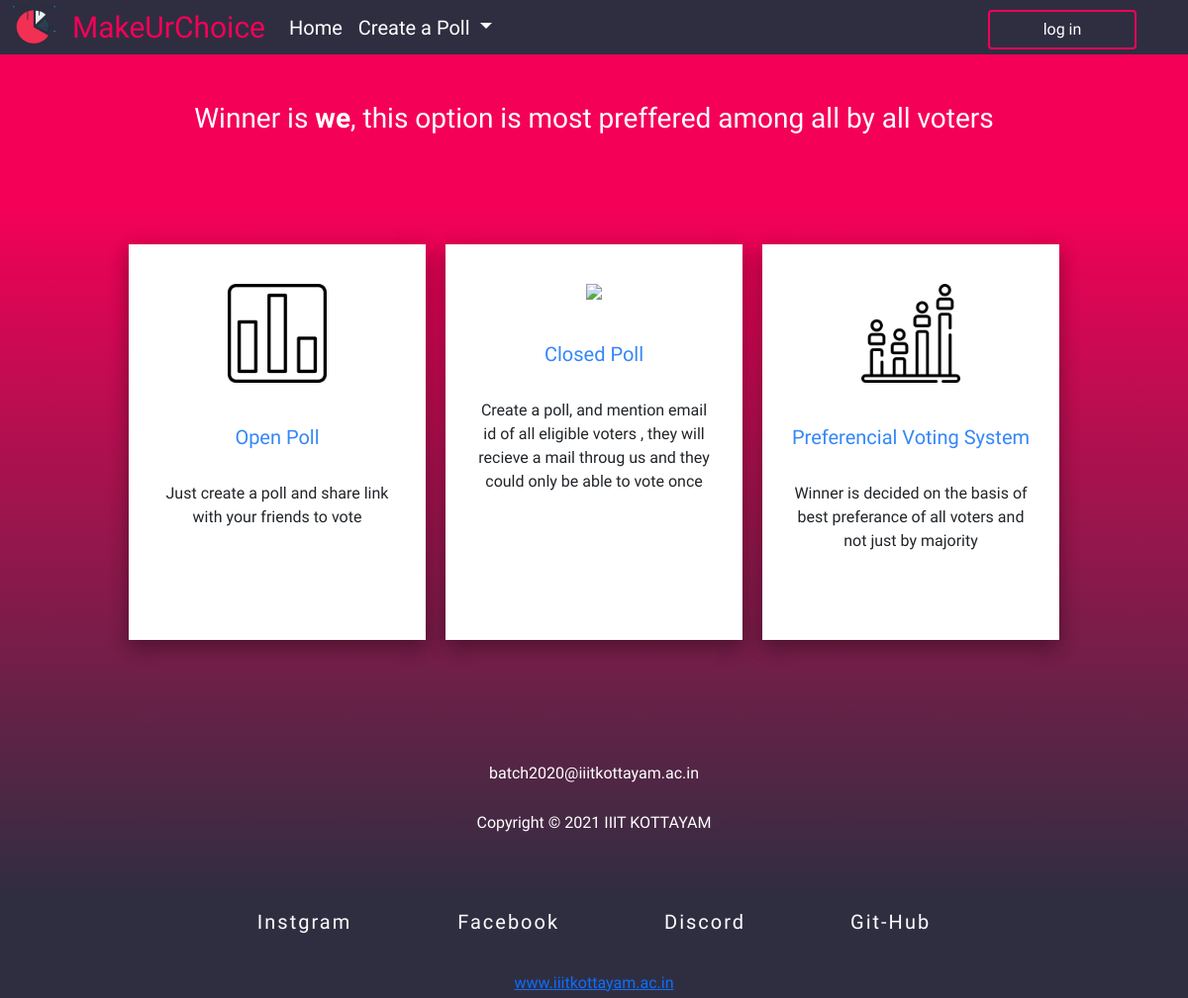
Page /pollResult/33/ on the earlier database version.
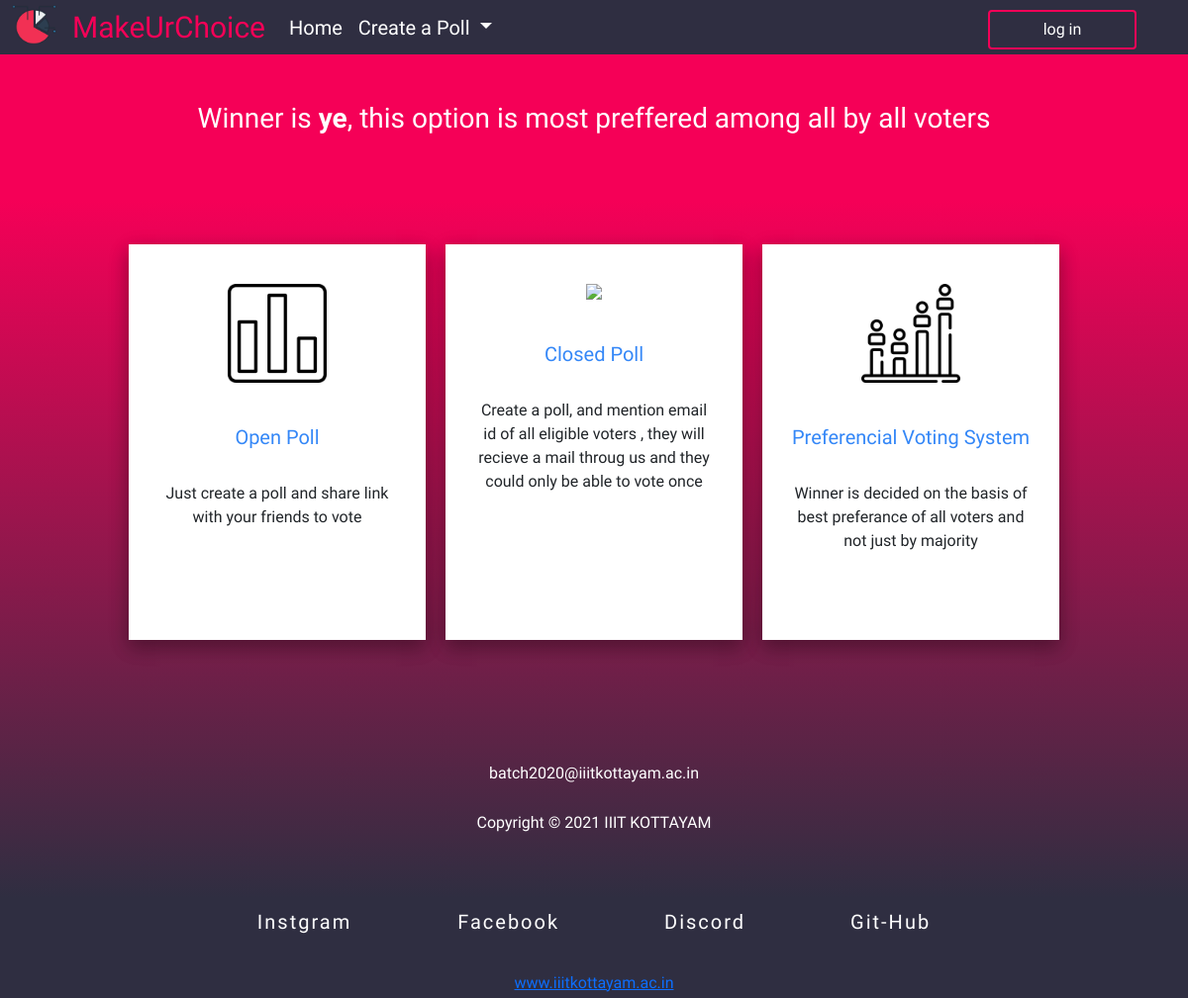
Same page on the later database version.
### polling/models.py (models this page shows)
class CreatPoll(models.Model):
    Title = models.TextField()
    o1 = models.CharField( max_length=50)
    o2 = models.CharField( max_length=50)
    o3 = models.CharField( max_length=50)
    o4 = models.CharField( max_length=50)
    on1= models.IntegerField(default=0)
    on2= models.IntegerField(default=0)
    on3= models.IntegerField(default=0)
    on4= models.IntegerField(default=0)
    one_1=models.IntegerField(default=0)
    two_1=models.IntegerField(default=0)
    three_1=models.IntegerField(default=0)
    four_1=models.IntegerField(default=0)

### polling/views.py (the view)
# urls.py: path('pollResult/<poll_id>/',views.pollResult,name='result'),
def pollResult(request,poll_id):
    poll=CreatPoll.objects.get(pk=poll_id)
    arr=[poll.on1,poll.on2,poll.on3,poll.on4]
    Ar=[poll.one_1,poll.two_1,poll.three_1,poll.four_1]
    a=[poll.o1,poll.o2,poll.o3,poll.o4]
    x=arr.index(min(arr))
    win=a[x]
    m=0
    for i in arr:
        if arr[x]==i:
            if Ar[x]>Ar[m]:
                win=a[x]
            else:
                win=a[m]
        m=m+1
        context={
        'poll':poll,
        'win':win
    }
    return render(request,'pollresult.html',context)

### templates/pollresult.html
{% extends 'base.html' %}
{% block content %}
<br><br>
<center>
  <h3 style="color:white" class="h3" >Winner is <b>{{win}}</b>, this option is most preffered among all by all voters</h3>
</center>
{% endblock %}

Differences in the rows shown:
changed CreatPoll: o1 "we" → "ye"
